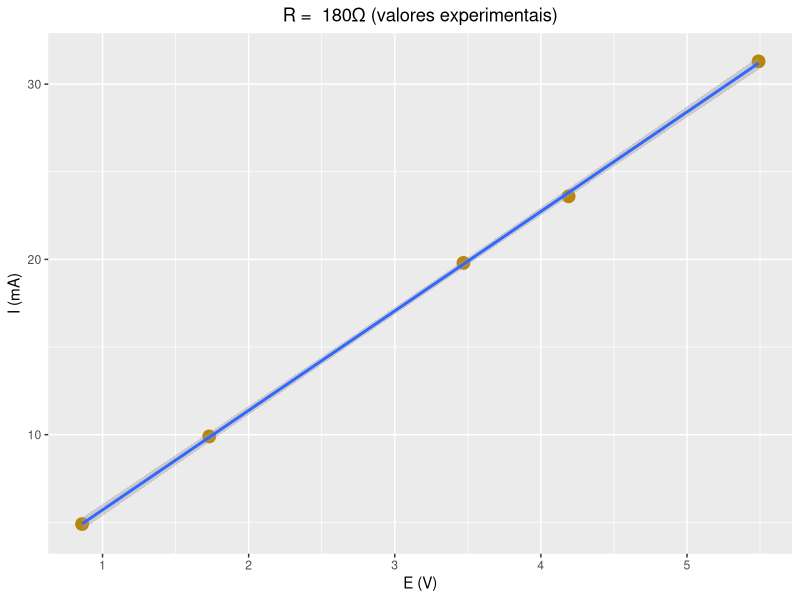

The R script that drew this image:
library(ggplot2)

x_axis <- c(0.86, 1.73, 3.47, 4.19, 5.49)
y_axis <- c(4.9, 9.9, 19.8, 23.6, 31.3)

dd <- data.frame(x_axis, y_axis)

g <- ggplot(dd, aes(x=x_axis, y=y_axis)) +
  geom_point(col = "darkgoldenrod", size = 4) +
  geom_smooth(method = "lm") +
  labs(title = "R =  180Ω (valores experimentais)", y = "I (mA)", x = "E (V)") +
  theme(plot.title = element_text(hjust = 0.5))

plot(g)